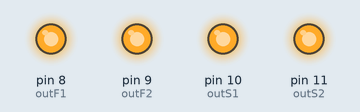
This sketch was run on a simulated Arduino Uno, built with avr-gcc and run on an emulated ATmega328P. Shown: output pins drawn as LEDs (lit = HIGH).

Above: at 0.1 s.
Timing chart, 0 to 1.6 s (numbered marks = the images above):
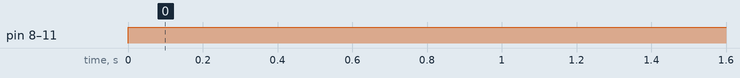

Measured:
- by itself, pin 8 (outF1), pin 9 (outF2), pin 10 (outS1), pin 11 (outS2): LOW → HIGH at 0.00 s

The sketch:

AutoTabber_v1.ino
```cpp
const int outF1 = 8;
const int outF2 = 9;
const int outS1 = 10;
const int outS2 = 11;

const int inF1 = 4;
const int inF2 = 5;
const int inS1 = 6;
const int inS2 = 7;

void setup()
{
	pinMode(inF1, INPUT);
	pinMode(inF2, INPUT);
	pinMode(inS1, INPUT);
	pinMode(inS2, INPUT);
	pinMode(outF1, OUTPUT);
	pinMode(outF2, OUTPUT);
	pinMode(outS1, OUTPUT);
	pinMode(outS2, OUTPUT);
}

void loop()
{
	digitalWrite(outF1, HIGH);
	digitalWrite(outF2, HIGH);
	digitalWrite(outS1, HIGH);
	digitalWrite(outS2, HIGH);
}
```
